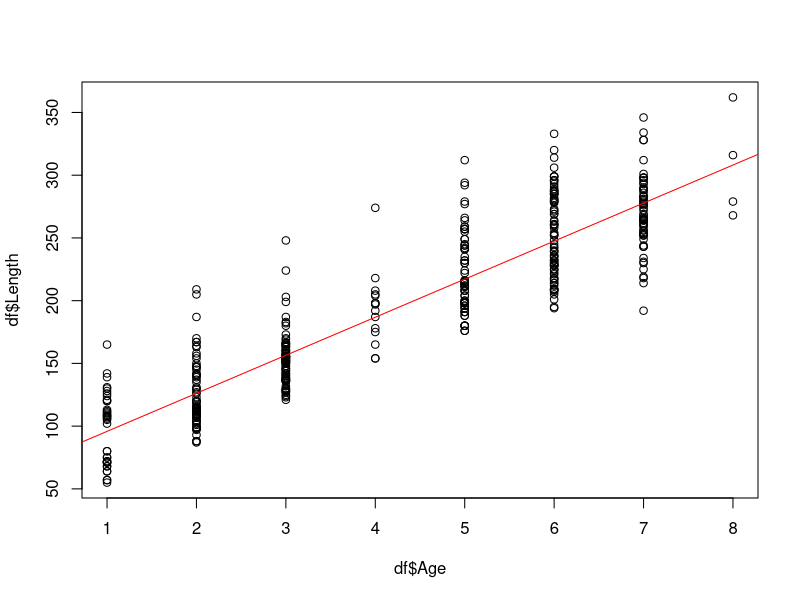

This figure's R source:
# ###########################################################################
# #                                                                         #
# #                           ASSIGNMENT #3                                 #
# #                                                                         #
# ###########################################################################

# A hypothetical fishery in Florida, USA has 439 fish. The fishery has the 
# record of age (in months) and length (in cm) of each fish. 
#
# 1. What is the fitted regression line
# 2. What proportion of the variability in y(length) explained by the linear 
#    relationship
# 3. What is the slope of the regression line. Does the true slope is equal 
#    to 0? Provide your answer using the hypothesis testing.
# 4. What measures the amount of variability in y(length) about the line at 
#    a given value of x(age). Provide the numeric value from the R output.
# 5. Is there any relationship between the fish age and fish length?
#

setwd("data-sci-learning/dat201/")
df = read.csv("assignment3.csv")


# ---------------------------------------------------------------------------
# 1. What is the fitted regression line
fit = lm(Length~Age, data = df)   
plot(df$Age, df$Length)
abline(fit, col="red")

summary(fit)



# ---------------------------------------------------------------------------
# 2. What proportion of the variability in y(length) explained by the linear 
#    relationship

# Coefficient of Determination R^2 -> from summary(fit)
r.sq = 0.8165
# This tells us that approximately 81.7% of the observed variations in fish 
# length can be explained by this regression model.  



# ---------------------------------------------------------------------------
# 3. What is the slope of the regression line. Does the true slope is equal 
#    to 0? Provide your answer using the hypothesis testing.

slope = b1 = fit$coefficients[2]           # 30.3

#      null hypothesis H0:  b1 = 0
#       alt hypothesis Ha:  b1 != 0

p.value = summary(fit)$coefficients[2,4]   # <2e-16

# CONCLUSION:
# A very small value for p implies very strong evidence to reject H0 and 
# accept Ha.  Therefore, we are more than 99.999% confident that the true
# slope is not 0.  

# t-test statistic = b1 / std err(b1)
se = summary(fit)$coefficients[2,2]
tstat = b1 / se



# ---------------------------------------------------------------------------
# 4. What measures the amount of variability in y(length) about the line at 
#    a given value of x(age). Provide the numeric value from the R output.

# Residual standard error -> from summary(fit)
# Describes the deviation from the model that the observed data represents. 
rse = 28.65



# ---------------------------------------------------------------------------
# 5. Is there any relationship between the fish age and fish length?

# coefficient of correlation
r = sqrt(r.sq)                   # 0.9036039
corr = cor(df$Length, df$Age)    # 0.9035912

# CONCLUSION:
# The coefficient of correlation, r=0.904, is positive and it is very close to 
# +1, which means that the fish length (y) and age (x) have a very strong 
# linear relationship.








# can also calculate these manually (Devore p. 479)
n = length(df$Age)
S.xy = sum(df$Age * df$Length) - ( sum(df$Age) * sum(df$Length) / n)
S.xx = sum(df$Age ^ 2) - (sum(df$Age)^2)/n
B1.hat = S.xy / S.xx
B0.hat = mean(df$Length) - B1.hat * mean(df$Age)

# the final fitted linear equation as a function 
f = function(x) {
  y = 65.5272 + 30.3239 * x
  return(y)
}

# (optional) Let's calculate and analyze the deviations (residuals)
error = df$Length - f(df$Age)
summary(error)  # matches summary(fit)
sd(error)       # matches "Residual standard error: 28.65 on 437 degrees of freedom"
sum(error)      # should be close to 0 

sigma.hat = sum(df$Length - f(df$Age)) ^ 2 / (n-2)   # not working


